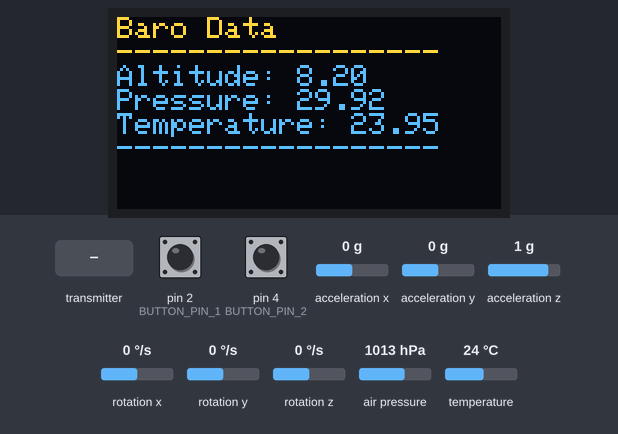
Simulated run of this program. Board: Arduino Nano, built with avr-gcc and run on an emulated ATmega328P. Shown: 128×64 one-colour display. Wiring (inferred from the names in the program): BMP180 pressure sensor at I2C address 0x77. The inputs (shaded band) are chosen by the test bench; at power-on: pin 4 (BUTTON_PIN_2) LOW, rotation z 0 °/s, pin 2 (BUTTON_PIN_1) LOW, acceleration x 0 g, acceleration y 0 g, acceleration z 1 g, rotation x 0 °/s, rotation y 0 °/s, air pressure 1013 hPa, temperature 24 °C. The OLED is the two-colour kind (top 16 rows yellow); no radio packets arrive unless stated; what the program prints to the serial monitor is not drawn.

Above: at 1.3 s.
1.4 s: the transmitter starts sending dataReceived.0 = 25
4.4 s: pin 4 (BUTTON_PIN_2) pulled HIGH for 0.15 s
At 5.7 s:
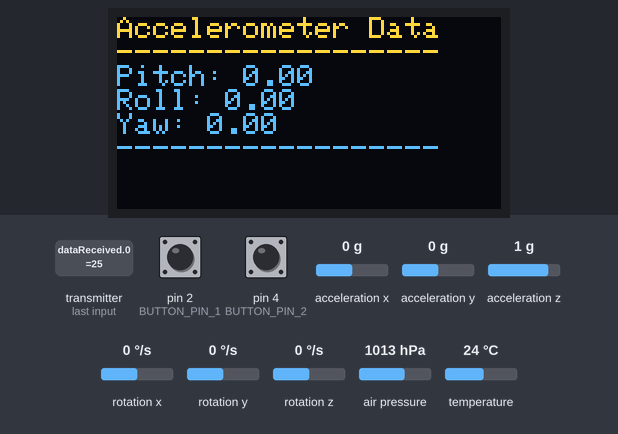
6.0 s: rotation z set to -3 °/s
At 6.13 s:
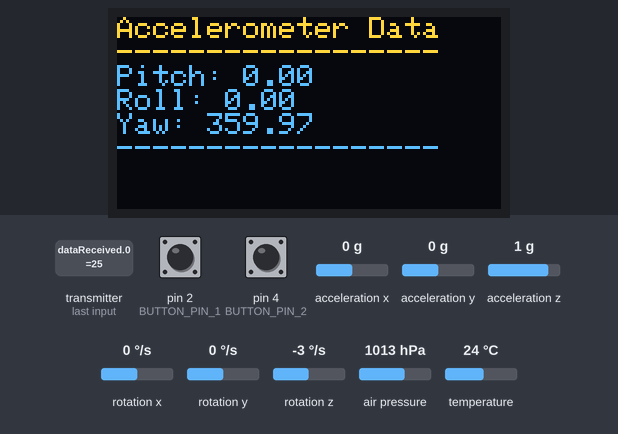
7.5 s: pin 2 (BUTTON_PIN_1) pulled HIGH for 0.15 s
At 8.6 s:
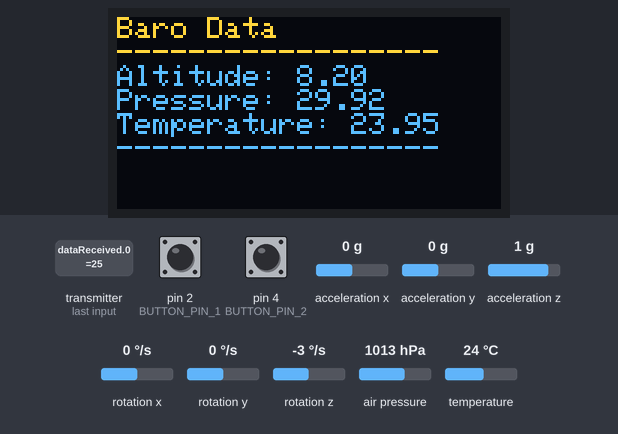
10.6 s: acceleration x set to -1.4 g
13.6 s: pin 4 (BUTTON_PIN_2) pulled HIGH for 1 s
At 14.4 s:
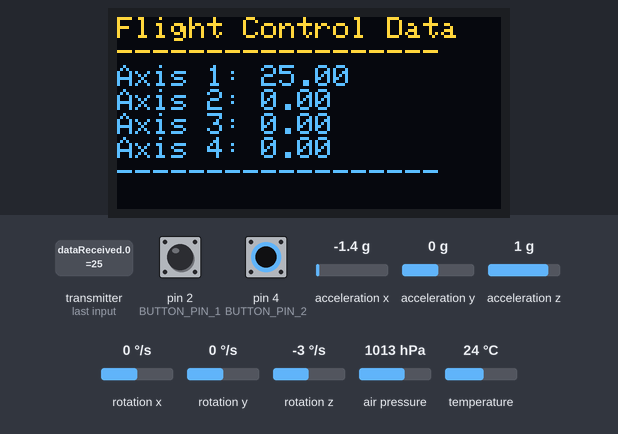
Timing chart, 0 to 16.6 s (numbered marks = the images above; inputs shaded):
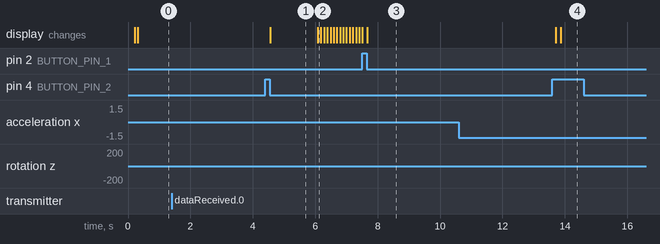

Measured:
- after the input at 1.4 s, every drawn part: stays the same
- after the input at 4.4 s, the display: changes after 0.16 s (image 1)
- after the input at 6.0 s, the display: changes after 0.08 s (image 2)
- after the input at 7.5 s, the display: first differs from a run without the input after 0.17 s (image 3)
- after the input at 10.6 s, every drawn part: stays the same
- after the input at 13.6 s, the display: first changes after 0.10 s (image 4 shows a later state)

The program:

main.cpp
```cpp
#include <Arduino.h>
#include <Wire.h>

#include "SSD1306Ascii.h"
#include "SSD1306AsciiWire.h"

#include "radio/radio.h"
#include "barometer/barometer.h"
#include "accelerometer/accelerometer.h"

#include "data_structures.h"

#define I2C_ADDRESS 0x3C

#define BUTTON_PIN_1 2
#define BUTTON_PIN_2 4

const int leftButtonPin = 2;
const int rightButtonPin = 3;

int leftButtonState = 0;
int rightButtonState = 0;

int currentScreen = 1;

Radio comp_1;
Barometer comp_2;
Accelerometer comp_3;

SSD1306AsciiWire comp_4;

DataBarometer comp_2_data;
DataAccelerometer comp_3_data;

DataBus data_buffer;

void changeScreen(int direction) {
  currentScreen += direction;

  if (currentScreen < 1)
  {
    currentScreen = 1;
  }
  else if (currentScreen > 3)
  {
    currentScreen = 3;
  }
}

void updateScreen()
{
  comp_4.clear();

  if (currentScreen == 1)
  {
    comp_4.println("Baro Data");
    comp_4.println("------------------");
    comp_4.print("Altitude: ");
    comp_4.println(comp_2_data.altitude_value);
    comp_4.print("Pressure: ");
    comp_4.println(comp_2_data.pressure_value);
    comp_4.print("Temperature: ");
    comp_4.println(comp_2_data.temperature_value);
    comp_4.println("------------------");
  }
  else if (currentScreen == 2)
  {
    comp_4.println("Accelerometer Data");
    comp_4.println("------------------");
    comp_4.print("Pitch: ");
    comp_4.println(comp_3_data.pitch_value);
    comp_4.print("Roll: ");
    comp_4.println(comp_3_data.roll_value);
    comp_4.print("Yaw: ");
    comp_4.println(comp_3_data.yaw_value);
    comp_4.println("------------------");
  }
  else if (currentScreen == 3)
  {
    comp_4.println("Flight Control Data");
    comp_4.println("------------------");
    comp_4.print("Axis 1: ");
    comp_4.println(comp_1.data_joystick.axis_1_value);
    comp_4.print("Axis 2: ");
    comp_4.println(comp_1.data_joystick.axis_2_value);
    comp_4.print("Axis 3: ");
    comp_4.println(comp_1.data_joystick.axis_3_value);
    comp_4.print("Axis 4: ");
    comp_4.println(comp_1.data_joystick.axis_4_value);
    comp_4.println("------------------");
  }
}

void setup() {
  Serial.begin(9600);
  Wire.begin();

  comp_4.begin(&Adafruit128x64, I2C_ADDRESS);

  comp_4.setFont(Adafruit5x7);

  comp_4.clear();
  comp_4.println("Ground Station");
  comp_4.println("Loading data...");

  comp_1.radio_setup();
  comp_2.barometer_init();
  comp_3.accelerometer_init();

  pinMode(BUTTON_PIN_1, INPUT);
  pinMode(BUTTON_PIN_2, INPUT);
}

void loop()
{
  leftButtonState = digitalRead(BUTTON_PIN_1);
  rightButtonState = digitalRead(BUTTON_PIN_2);

  if (leftButtonState == HIGH) {
    // Left button is pressed, change the screen to the left
    changeScreen(-1);
    delay(50); // Debouncing delay
  }

  if (rightButtonState == HIGH) {
    // Right button is pressed, change the screen to the right
    changeScreen(1);
    delay(50); // Debouncing delay
  }

  updateScreen();

  comp_2_data = comp_2.barometer_update();
  comp_3_data = comp_3.accelerometer_update();

  data_buffer.altitude_value = comp_2_data.altitude_value;
  data_buffer.pressure_value = comp_2_data.pressure_value;
  data_buffer.temperature_value = comp_2_data.temperature_value;

  data_buffer.pitch_value = comp_3_data.pitch_value;
  data_buffer.roll_value = comp_3_data.roll_value;
  data_buffer.yaw_value = comp_3_data.yaw_value;

  comp_1.radio_update(data_buffer);
}
```

accelerometer.cpp
```cpp
#include "accelerometer.h"

void Accelerometer::accelerometer_init()
{
  Serial.println("Initialize MPU6050");

  while (!mpu.begin(MPU6050_SCALE_2000DPS, MPU6050_RANGE_2G)) {
    Serial.println("Não foi possível encontrar um sensor MPU6050 válido, verifique a ligação!");
    delay(500);
  }

  // Calibrar o giroscópio. A calibração deve estar em repouso.
  // Se você não quiser calibrar, comente esta linha.
  mpu.calibrateGyro();

  // Defina a sensibilidade do limite. Padrão 3.
  // Se você não quiser usar o limite, comente esta linha ou defina 0.
  mpu.setThreshold(1);

  // Verifique as configurações
  Accelerometer::accelerometer_settings();
}


DataAccelerometer Accelerometer::accelerometer_update()
{
  // Lê valores normalizados
  Vector normAccel = mpu.readNormalizeAccel();
  Vector normGyro = mpu.readNormalizeGyro();

  // Calcular Pitch & Roll
  pitch = -(atan2(normAccel.XAxis, sqrt(normAccel.YAxis * normAccel.YAxis + normAccel.ZAxis * normAccel.ZAxis)) * 180.0) / M_PI;
  roll = (atan2(normAccel.YAxis, normAccel.ZAxis) * 180.0) / M_PI;

  // Ignore o giroscópio se nossa velocidade angular não atingir nosso limite
  if (normGyro.ZAxis > 1 || normGyro.ZAxis < -1) {
    normGyro.ZAxis /= 100;
    yaw += normGyro.ZAxis;
  }

  // Mantenha nosso ângulo entre 0-359 graus
  if (yaw < 0)
    yaw += 360;
  else if (yaw > 359)
    yaw -= 360;

  DataAccelerometer updated_values;

  updated_values.pitch_value = pitch;
  updated_values.roll_value = roll;
  updated_values.yaw_value = yaw;

  return updated_values;
}

void Accelerometer::accelerometer_settings()
{
  Serial.println();

  Serial.print(" * Sleep Mode:        ");
  Serial.println(mpu.getSleepEnabled() ? "Enabled" : "Disabled");

  Serial.print(" * Clock Source:      ");
  switch (mpu.getClockSource()) {
    case MPU6050_CLOCK_KEEP_RESET:     Serial.println("Para o relógio e mantém o gerador de cronometragem reiniciado"); break;
    case MPU6050_CLOCK_EXTERNAL_19MHZ: Serial.println("PLL with external 19.2MHz reference"); break;
    case MPU6050_CLOCK_EXTERNAL_32KHZ: Serial.println("PLL with external 32.768kHz reference"); break;
    case MPU6050_CLOCK_PLL_ZGYRO:      Serial.println("PLL with Z axis gyroscope reference"); break;
    case MPU6050_CLOCK_PLL_YGYRO:      Serial.println("PLL with Y axis gyroscope reference"); break;
    case MPU6050_CLOCK_PLL_XGYRO:      Serial.println("PLL with X axis gyroscope reference"); break;
    case MPU6050_CLOCK_INTERNAL_8MHZ:  Serial.println("Internal 8MHz oscillator"); break;
  }

  Serial.print(" * Gyroscope:         ");
  switch (mpu.getScale()) {
    case MPU6050_SCALE_2000DPS:        Serial.println("2000 dps"); break;
    case MPU6050_SCALE_1000DPS:        Serial.println("1000 dps"); break;
    case MPU6050_SCALE_500DPS:         Serial.println("500 dps"); break;
    case MPU6050_SCALE_250DPS:         Serial.println("250 dps"); break;
  }

  Serial.print(" * Gyroscope offsets: ");
  Serial.print(mpu.getGyroOffsetX());
  Serial.print(" / ");
  Serial.print(mpu.getGyroOffsetY());
  Serial.print(" / ");
  Serial.println(mpu.getGyroOffsetZ());

  Serial.println();
}
```

accelerometer.h
```cpp
#include <Arduino.h>
#include <Wire.h>

#include <MPU6050.h>

#include "../data_structures.h"

class Accelerometer {
    public:
        MPU6050 mpu;

        int pitch = 0;
        int roll = 0;
        float yaw = 0;

        void accelerometer_init();
        DataAccelerometer accelerometer_update();
        void accelerometer_settings();
};
```

barometer.cpp
```cpp
#include "barometer.h"

void Barometer::barometer_init()
{
  Serial.println("Initialize BMP180");

  if (barometer_settings())
    Serial.println("BMP180 init success");
  else{
    Serial.println("BMP180 init fail\n\n");
    while(1);
  }
}

DataBarometer Barometer::barometer_update()
{
  DataBarometer updated_values;

  double T,P,a;

  if (measureParameters(P,T) != 0){
    updated_values.temperature_value = T;
    updated_values.pressure_value    = P * 0.0295333727;

    a = 44330.0*(1-pow(P/1013.25,1/5.255));
    updated_values.altitude_value    = a * 3.28084;
  }
  else
  {
    updated_values.temperature_value  = 9999999.0;
    updated_values.pressure_value     = 9999999.0;
    updated_values.altitude_value     = 9999999.0;

    Serial.println("error retrieving pressure measurement\n");
  }

  return updated_values;
}

char Barometer::barometer_settings()
{
  double c3,c4,b1;
  Wire.begin();

  if(readCompData(0xAA))
    AC1=signedIntTempVar;
  if(readCompData(0xAC))
    AC2=signedIntTempVar;
  if(readCompData(0xAE))
    AC3=signedIntTempVar;
  if(readCompData(0xB0))
    AC4=unSignedIntTempVar;
  if(readCompData(0xB2))
    AC5=unSignedIntTempVar;
  if(readCompData(0xB4))
    AC6=unSignedIntTempVar;
  if(readCompData(0xB6))
    VB1=signedIntTempVar;
  if(readCompData(0xB8))
    VB2=signedIntTempVar;
  if(readCompData(0xBA))
    MB=signedIntTempVar;
  if(readCompData(0xBC))
    MC=signedIntTempVar;
  if(readCompData(0xBE))
    MD=signedIntTempVar;

  c3 = 160.0 * pow(2,-15) * AC3;
  c4 = pow(10,-3) * pow(2,-15) * AC4;
  b1 = pow(160,2) * pow(2,-30) * VB1;
  c5 = (pow(2,-15) / 160) * AC5;
  c6 = AC6;
  mc = (pow(2,11) / pow(160,2)) * MC;
  md = MD / 160.0;
  x0 = AC1;
  x1 = 160.0 * pow(2,-13) * AC2;
  x2 = pow(160,2) * pow(2,-25) * VB2;
  y0 = c4 * pow(2,15);
  y1 = c4 * c3;
  y2 = c4 * b1;
  p0 = (3791.0 - 8.0) / 1600.0;
  p1 = 1.0 - 7357.0 * pow(2,-20);
  p2 = 3038.0 * 100.0 * pow(2,-36);

  return(1);
}

char Barometer::readCompData(char address){
  unsigned char data[2];
  char x;

  Wire.beginTransmission(BMP180_ADDR);
  Wire.write(address);
  _error = Wire.endTransmission();
  if (_error == 0){
    Wire.requestFrom(BMP180_ADDR,2);
    while(Wire.available() != 2) ;
    for(x=0;x<2;x++){
      data[x] = Wire.read();
    }
    signedIntTempVar = (int16_t)((data[0]<<8)|data[1]);
    unSignedIntTempVar = (((uint16_t)data[0]<<8)|(uint16_t)data[1]);
    return(1);
  }
  signedIntTempVar= unSignedIntTempVar= 0;
  return(0);
}

char Barometer::writeBytes(unsigned char *values, char length){
  char x;

  Wire.beginTransmission(BMP180_ADDR);
  Wire.write(values,length);
  _error = Wire.endTransmission();
  if (_error == 0)
    return(1);
  else
    return(0);
}

char Barometer::measureParameters(double &P, double &T){
  unsigned char data[3],delay1,x1;
  char result;
  double up,ut;

  data[0] = BMP180_REG_CONTROL;
  data[1] = BMP180_COMMAND_TEMPERATURE;
  writeBytes(data, 2);
  delay(5);

  Wire.beginTransmission(BMP180_ADDR);
  Wire.write(BMP180_REG_RESULT);

  if (Wire.endTransmission() == 0){
    Wire.requestFrom(BMP180_ADDR,2);
    while(Wire.available() != 2) ;
    for(x1=0;x1<2;x1++){
      data[x1] = Wire.read();
    }
    ut = (data[0] * 256.0) + data[1];
    T= calculateTemperature(ut);
  }
  else
    return(0);

  data[0] = BMP180_REG_CONTROL;
  data[1] = BMP180_COMMAND_PRESSURE;
  delay1 = 26;//5,8,14,26
  result = writeBytes(data, 2);
  delay(delay1);

  Wire.beginTransmission(BMP180_ADDR);
  Wire.write(BMP180_REG_RESULT);

  if (Wire.endTransmission() == 0){
    Wire.requestFrom(BMP180_ADDR,3);
    while(Wire.available() != 3) ;
    for(x1=0;x1<3;x1++){
      data[x1] = Wire.read();
    }

    up = (data[0] * 256.0) + data[1] + (data[2]/256.0);
    P=calculatePressure(up,T);
    return(1);
  }
  return(0);
}

double Barometer::calculateTemperature(double ut){
  double T,a;

  a = c5 * (ut - c6);
  T = a + (mc / (a + md));

  return T;
}

double Barometer::calculatePressure(double up,double T){
  double P;
  double s,x,y,z;

  s = T - 25.0;
  x = (x2 * pow(s,2)) + (x1 * s) + x0;
  y = (y2 * pow(s,2)) + (y1 * s) + y0;
  z = (up - x) / y;
  P = (p2 * pow(z,2)) + (p1 * z) + p0;

  return P;
}
```

barometer.h
```cpp
#include <Arduino.h>
#include <Wire.h>
#include <stdio.h>
#include <math.h>

#include "../data_structures.h"

#define BMP180_ADDR 0x77 // 7-bit address
#define BMP180_REG_CONTROL 0xF4
#define BMP180_REG_RESULT 0xF6
#define BMP180_COMMAND_TEMPERATURE 0x2E
#define BMP180_COMMAND_PRESSURE 0x34 //0x34 0x74 0xB4 0xF4

class Barometer {
    public:
        uint16_t unSignedIntTempVar,AC4,AC5,AC6;
        int16_t signedIntTempVar,AC1,AC2,AC3,VB1,VB2,MB,MC,MD;

        double c5,c6,mc,md,x0,x1,x2,y0,y1,y2,p0,p1,p2;
        char _error;

        float temperature;
        float pressure;
        float altitude;

        void barometer_init();

        DataBarometer barometer_update();

        char barometer_settings();

        char readCompData(char address);
        char writeBytes(unsigned char *values, char length);
        char measureParameters(double &P, double &T);
        double calculateTemperature(double ut);
        double calculatePressure(double up,double T);
};
```

data_structures.h
```cpp
#ifndef DATA_STRUCT_H
#define DATA_STRUCT_H

#include <Arduino.h>

struct DataAccelerometer
{
    double pitch_value;
    double roll_value;
    double yaw_value;
};

struct DataBarometer
{
    double temperature_value;
    double pressure_value;
    double altitude_value;
};

struct DataJoystick
{
    double axis_1_value;
    double axis_2_value;
    double axis_3_value;
    double axis_4_value;
};

struct DataBus
{
    double pitch_value;
    double roll_value;
    double yaw_value;
    double temperature_value;
    double pressure_value;
    double altitude_value;
};

#endif
```

radio.cpp
```cpp
#include "radio.h"

RF24 radio_nrf24l01(9, 10);

void Radio::updateReplyData(DataBus data_buffer)
{
    ackData[0] = data_buffer.pitch_value;
    ackData[1] = data_buffer.roll_value;

    ackData[2] = data_buffer.pressure_value;
    ackData[3] = data_buffer.altitude_value;

    radio_nrf24l01.writeAckPayload(1, &ackData, sizeof(ackData)); // load the payload for the next time
}

void Radio::getData(DataBus data_buffer)
{
    if ( radio_nrf24l01.available() ) {
        radio_nrf24l01.read( &dataReceived, sizeof(dataReceived) );
        updateReplyData(data_buffer);
        newData = true;
    }
}

void Radio::showData()
{
    if (newData == true) {

        data_joystick.axis_1_value = dataReceived[0];
        data_joystick.axis_2_value = dataReceived[1];
        data_joystick.axis_3_value = dataReceived[2];
        data_joystick.axis_4_value = dataReceived[3];

        Serial.print("Data received ");
        Serial.print(dataReceived[0]);
        Serial.print(", ");
        Serial.print(dataReceived[1]);
        Serial.print(", ");
        Serial.print(dataReceived[2]);
        Serial.print(", ");
        Serial.print(dataReceived[3]);
        Serial.println("");

        Serial.print("ackPayload sent ");
        Serial.print(ackData[0]);
        Serial.print(", ");
        Serial.print(ackData[1]);
        Serial.print(", ");
        Serial.print(ackData[2]);
        Serial.print(", ");
        Serial.print(ackData[3]);
        Serial.println("");
        newData = false;
    }
}

void Radio::radio_setup()
{
    radio_nrf24l01.begin();

    radio_nrf24l01.setDataRate( RF24_2MBPS );
    radio_nrf24l01.setPALevel( RF24_PA_MIN );
    radio_nrf24l01.setChannel( 125 );

    radio_nrf24l01.openReadingPipe(1, thisSlaveAddress);

    radio_nrf24l01.enableAckPayload();

    radio_nrf24l01.startListening();

    radio_nrf24l01.writeAckPayload(1, &ackData, sizeof(ackData)); // pre-load data
}

void Radio::radio_update(DataBus data_buffer)
{
    getData(data_buffer);
    showData();
}
```

radio.h
```cpp
#include <SPI.h>
#include <nRF24L01.h>
#include <RF24.h>

#include "../data_structures.h"

class Radio {
    public:

    DataJoystick data_joystick;

    const byte thisSlaveAddress[5] = {'R','x','A','A','A'};

    double dataReceived[4] = {9999999.0, 9999999.0, 9999999.0, 9999999.0}; // this must match dataToSend in the TX
    double ackData[4] = {9999999.0, 9999999.0, 9999999.0, 9999999.0}; // the two values to be sent to the master
    bool newData = false;

    void updateReplyData(DataBus data_buffer);
    void getData(DataBus data_buffer);
    void showData();

    void radio_setup();
    void radio_update(DataBus data_buffer);
};
```
